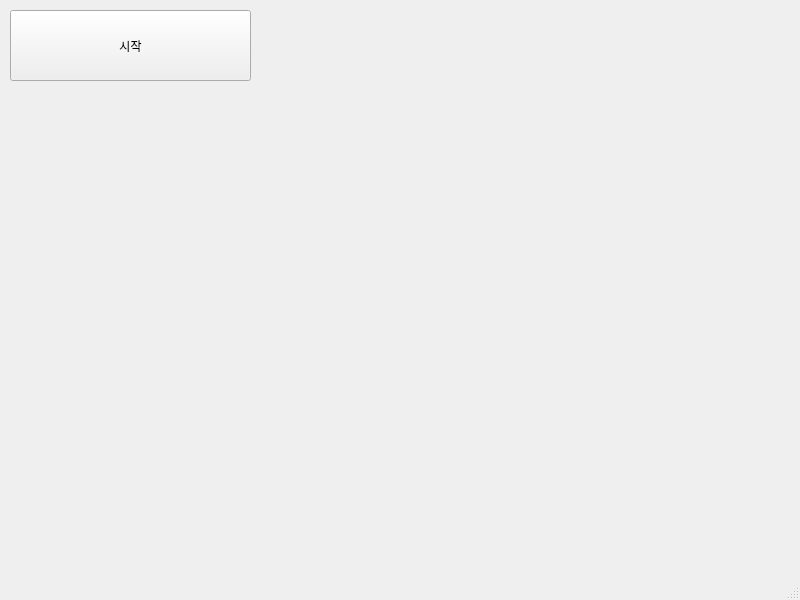
<?xml version="1.0" encoding="UTF-8"?>
<ui version="4.0">
 <class>MainWindow</class>
 <widget class="QMainWindow" name="MainWindow">
  <property name="geometry">
   <rect>
    <x>0</x>
    <y>0</y>
    <width>800</width>
    <height>600</height>
   </rect>
  </property>
  <property name="windowTitle">
   <string>MainWindow</string>
  </property>
  <widget class="QWidget" name="centralwidget">
   <widget class="QPushButton" name="pushButton">
    <property name="geometry">
     <rect>
      <x>10</x>
      <y>10</y>
      <width>241</width>
      <height>71</height>
     </rect>
    </property>
    <property name="text">
     <string>시작</string>
    </property>
   </widget>
  </widget>
  <widget class="QMenuBar" name="menubar">
   <property name="geometry">
    <rect>
     <x>0</x>
     <y>0</y>
     <width>800</width>
     <height>26</height>
    </rect>
   </property>
  </widget>
  <widget class="QStatusBar" name="statusbar"/>
 </widget>
 <resources/>
 <connections/>
</ui>
